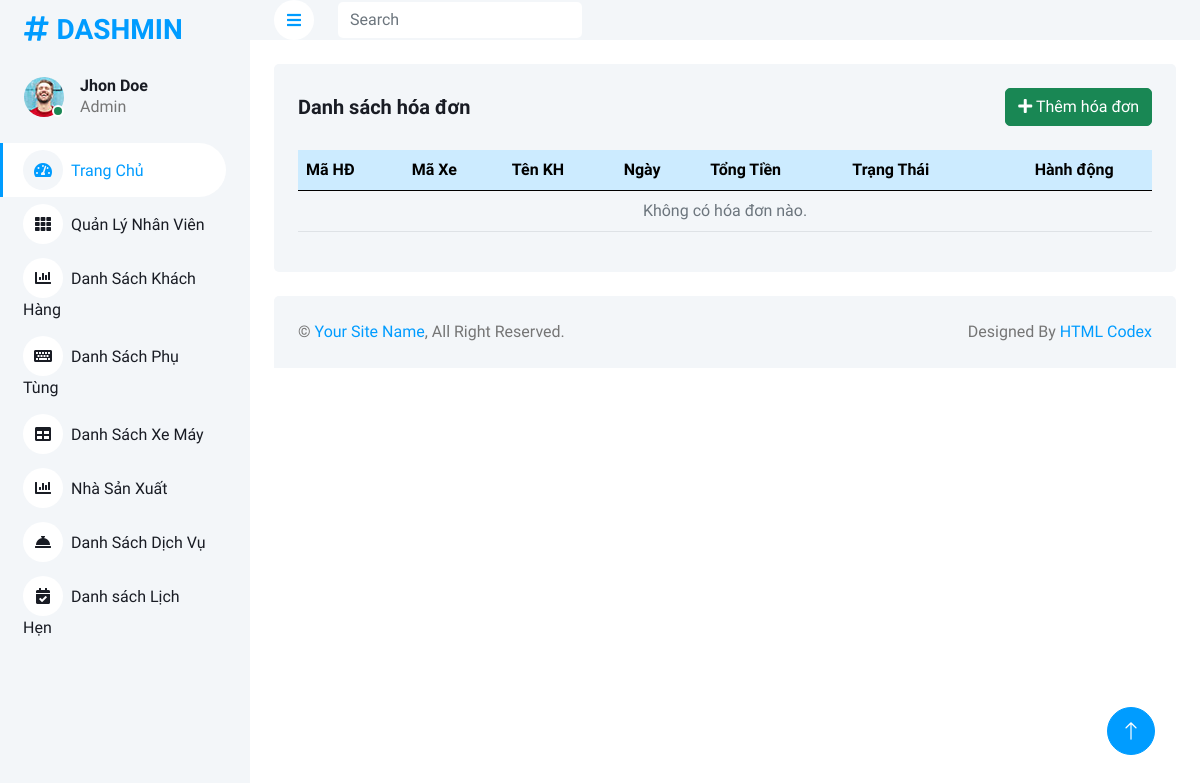
The page /Admin/hoadon.php on the database as committed earlier.
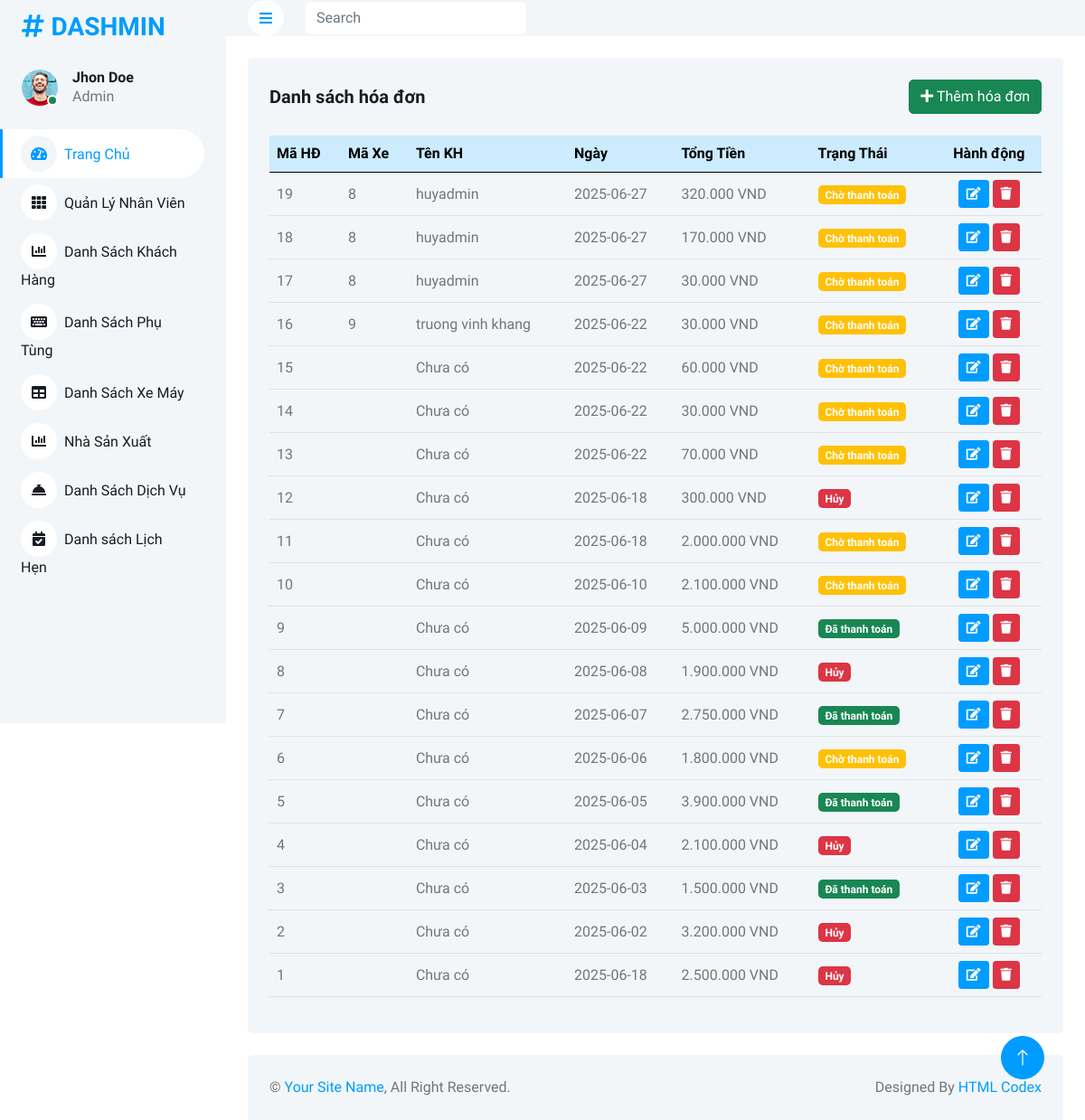
The same page on the database as committed later.
### tables this page shows
CREATE TABLE `hoadon` (
  `MaHD` int(11) NOT NULL,
  `TongTien` decimal(10,2) DEFAULT NULL,
  `Ngay` date DEFAULT NULL,
  `TrangThai` enum('cho_thanh_toan','da_thanh_toan','huy') DEFAULT NULL,
  `xemay_MaXE` int(11) DEFAULT NULL,
  `phutungxemay_MaSP` int(11) NOT NULL
);

CREATE TABLE `khachhang` (
  `MaKH` int(11) NOT NULL,
  `TenKH` varchar(100) DEFAULT NULL,
  `Email` varchar(30) DEFAULT NULL,
  `MatKhau` varchar(255) DEFAULT NULL,
  `DiaChi` text DEFAULT NULL,
  `SDT` varchar(10) DEFAULT NULL,
  `TrangThai` enum('hoat_dong','bi_khoa') DEFAULT NULL,
  `Reset_token` text DEFAULT NULL,
  `admin_AdminID` int(11) DEFAULT NULL
);

### Admin/controllers/HoaDonController.php (called while the page is built, shortened)
<?php
require_once __DIR__ . '/../models/HoaDonModel.php';
class HoaDonController
{
  private $model;
  public function __construct($db)
  {
    $this->model = new HoaDonModel($db);
  }
  public function index()
  {
    $hoadons = $this->model->getAll();
    include __DIR__ . '/../views/hoadon/list.php';
  }
}
?>

### Admin/models/HoaDonModel.php (called while the page is built, shortened)
<?php
class HoaDonModel
{
  private $conn;
  public function __construct($db)
  {
    $this->conn = $db;
  }
  public function getAll()
  {
    $stmt = $this->conn->query("
            SELECT
                h.*,
                x.TenXe,
                x.BienSoXe,
                k.TenKH
            FROM hoadon h
            LEFT JOIN xemay x ON h.xemay_MaXE = x.MaXE
            LEFT JOIN khachhang k ON x.khachhang_MaKH = k.MaKH
            ORDER BY h.MaHD DESC
        ");
    return $stmt->fetchAll(PDO::FETCH_ASSOC);
  }
}
?>

### Admin/views/hoadon/list.php (the view)
<div class="container-fluid pt-4 px-4">
  <div class="bg-light rounded p-4">
    <div class="d-flex justify-content-between align-items-center mb-4">
      <h5 class="mb-0">Danh sách hóa đơn</h5>
      <a href="?controller=hoadon&action=add" class="btn btn-success">
        <i class="fa fa-plus"></i> Thêm hóa đơn
      </a>
    </div>
    <div class="table-responsive">
      <table class="table table-hover align-middle">
        <thead class="table-primary">
          <tr>
            <th>Mã HĐ</th>
            <th>Mã Xe</th>
            <th>Tên KH</th>
            <th>Ngày</th>
            <th>Tổng Tiền</th>
            <th>Trạng Thái</th>
            <th class="text-center">Hành động</th>
          </tr>
        </thead>
        <tbody>
          <?php if (!empty($hoadons)): ?>
            <?php foreach ($hoadons as $hd): ?>
              <tr>
                <td><?= htmlspecialchars($hd['MaHD']) ?></td>
                <td><?= htmlspecialchars($hd['xemay_MaXE']) ?></td>
                <td><?= htmlspecialchars($hd['TenKH'] ?? 'Chưa có') ?></td>
                <td><?= htmlspecialchars($hd['Ngay']) ?></td>
                <td><?= number_format($hd['TongTien'], 0, ',', '.') ?> VND</td>
                <td>
                  <?php
                  $status = [
                    'cho_thanh_toan' => ['Chờ thanh toán', 'warning'],
                    'da_thanh_toan' => ['Đã thanh toán', 'success'],
                    'huy' => ['Hủy', 'danger'],
                  ];
                  [$label, $color] = $status[$hd['TrangThai']] ?? ['Không rõ', 'secondary'];
                  ?>
                  <span class="badge bg-<?= $color ?>"><?= $label ?></span>
                </td>
                <td class="text-center">
                  <a href="?controller=hoadon&action=edit&id=<?= $hd['MaHD'] ?>" class="btn btn-sm btn-primary">
                    <i class="fa fa-edit"></i>
                  </a>
                  <a href="?controller=hoadon&action=delete&id=<?= $hd['MaHD'] ?>" class="btn btn-sm btn-danger"
                    onclick="return confirm('Bạn chắc chắn muốn xóa?')">
                    <i class="fa fa-trash"></i>
                  </a>
                </td>
              </tr>
            <?php endforeach ?>
          <?php else: ?>
            <tr>
              <td colspan="7" class="text-center text-muted">Không có hóa đơn nào.</td>
            </tr>
          <?php endif ?>
        </tbody>
      </table>
    </div>
  </div>
</div>

Rows that differ between the two databases and show on the page:
added hoadon: MaHD "19", xemay_MaXE "8", khachhang.TenKH "huyadmin", Ngay "2025-06-27", TongTien "320.000", label "Chờ thanh toán"
added hoadon: MaHD "18", xemay_MaXE "8", khachhang.TenKH "huyadmin", Ngay "2025-06-27", TongTien "170.000", label "Chờ thanh toán"
added hoadon: MaHD "17", xemay_MaXE "8", khachhang.TenKH "huyadmin", Ngay "2025-06-27", TongTien "30.000", label "Chờ thanh toán"
added hoadon: MaHD "16", xemay_MaXE "9", khachhang.TenKH "truong vinh khang", Ngay "2025-06-22", TongTien "30.000", label "Chờ thanh toán"
added hoadon: MaHD "15", TenKH "Chưa có", Ngay "2025-06-22", TongTien "60.000", label "Chờ thanh toán"
added hoadon: MaHD "14", TenKH "Chưa có", Ngay "2025-06-22", TongTien "30.000", label "Chờ thanh toán"
added hoadon: MaHD "13", TenKH "Chưa có", Ngay "2025-06-22", TongTien "70.000", label "Chờ thanh toán"
added hoadon: MaHD "12", TenKH "Chưa có", Ngay "2025-06-18", TongTien "300.000", label "Hủy"
added hoadon: MaHD "11", TenKH "Chưa có", Ngay "2025-06-18", TongTien "2.000.000", label "Chờ thanh toán"
added hoadon: MaHD "10", TenKH "Chưa có", Ngay "2025-06-10", TongTien "2.100.000", label "Chờ thanh toán"
added hoadon: MaHD "9", TenKH "Chưa có", Ngay "2025-06-09", TongTien "5.000.000", label "Đã thanh toán"
added hoadon: MaHD "8", TenKH "Chưa có", Ngay "2025-06-08", TongTien "1.900.000", label "Hủy"
added hoadon: MaHD "7", TenKH "Chưa có", Ngay "2025-06-07", TongTien "2.750.000", label "Đã thanh toán"
added hoadon: MaHD "6", TenKH "Chưa có", Ngay "2025-06-06", TongTien "1.800.000", label "Chờ thanh toán"
added hoadon: MaHD "5", TenKH "Chưa có", Ngay "2025-06-05", TongTien "3.900.000", label "Đã thanh toán"
added hoadon: MaHD "4", TenKH "Chưa có", Ngay "2025-06-04", TongTien "2.100.000", label "Hủy"
added hoadon: MaHD "3", TenKH "Chưa có", Ngay "2025-06-03", TongTien "1.500.000", label "Đã thanh toán"
added hoadon: MaHD "2", TenKH "Chưa có", Ngay "2025-06-02", TongTien "3.200.000", label "Hủy"
added hoadon: MaHD "1", TenKH "Chưa có", Ngay "2025-06-18", TongTien "2.500.000", label "Hủy"
Other text that changed with them:
text no longer shown: "Không có hóa đơn nào."
